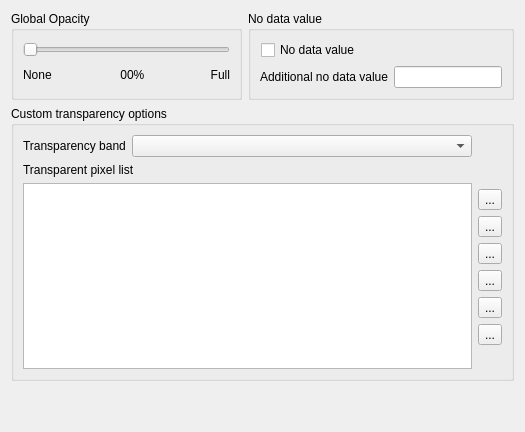
             <widget class="QWidget" name="scrollAreaWidgetContents_3">
              <property name="geometry">
               <rect>
                <x>0</x>
                <y>0</y>
                <width>525</width>
                <height>432</height>
               </rect>
              </property>
              <layout class="QVBoxLayout" name="verticalLayout_8">
               <item>
                <layout class="QHBoxLayout" name="horizontalLayout_4">
                 <item>
                  <widget class="QgsCollapsibleGroupBox" name="gboxGlobalTransp">
                   <property name="title">
                    <string>Global Opacity</string>
                   </property>
                   <property name="syncGroup">
                    <string notr="true">rastertransp</string>
                   </property>
                   <layout class="QGridLayout" name="_3">
                    <item row="0" column="0" colspan="5">
                     <widget class="QSlider" name="sliderOpacity">
                      <property name="sizePolicy">
                       <sizepolicy hsizetype="Expanding" vsizetype="Fixed">
                        <horstretch>0</horstretch>
                        <verstretch>0</verstretch>
                       </sizepolicy>
                      </property>
                      <property name="maximum">
                       <number>100</number>
                      </property>
                      <property name="orientation">
                       <enum>Qt::Horizontal</enum>
                      </property>
                      <property name="tickInterval">
                       <number>25</number>
                      </property>
                     </widget>
                    </item>
                    <item row="1" column="0">
                     <widget class="QLabel" name="textLabel3">
                      <property name="text">
                       <string>None</string>
                      </property>
                     </widget>
                    </item>
                    <item row="1" column="1">
                     <spacer>
                      <property name="orientation">
                       <enum>Qt::Horizontal</enum>
                      </property>
                      <property name="sizeHint" stdset="0">
                       <size>
                        <width>40</width>
                        <height>20</height>
                       </size>
                      </property>
                     </spacer>
                    </item>
                    <item row="1" column="2">
                     <widget class="QLabel" name="lblTransparencyPercent">
                      <property name="sizePolicy">
                       <sizepolicy hsizetype="Fixed" vsizetype="Fixed">
                        <horstretch>0</horstretch>
                        <verstretch>0</verstretch>
                       </sizepolicy>
                      </property>
                      <property name="text">
                       <string> 00%</string>
                      </property>
                     </widget>
                    </item>
                    <item row="1" column="3">
                     <spacer>
                      <property name="orientation">
                       <enum>Qt::Horizontal</enum>
                      </property>
                      <property name="sizeHint" stdset="0">
                       <size>
                        <width>40</width>
                        <height>20</height>
                       </size>
                      </property>
                     </spacer>
                    </item>
                    <item row="1" column="4">
                     <widget class="QLabel" name="textLabel4">
                      <property name="text">
                       <string>&lt;p align=&quot;right&quot;&gt;Full&lt;/p&gt;</string>
                      </property>
                     </widget>
                    </item>
                   </layout>
                  </widget>
                 </item>
                 <item>
                  <widget class="QgsCollapsibleGroupBox" name="gboxNoDataValue">
                   <property name="title">
                    <string>No data value</string>
                   </property>
                   <property name="syncGroup">
                    <string notr="true">rastertransp</string>
                   </property>
                   <layout class="QGridLayout" name="gridLayout_11">
                    <item row="0" column="0">
                     <layout class="QHBoxLayout" name="horizontalLayout_6">
                      <property name="leftMargin">
                       <number>1</number>
                      </property>
                      <item>
                       <widget class="QCheckBox" name="mSrcNoDataValueCheckBox">
                        <property name="toolTip">
                         <string>Use original source no data value.</string>
                        </property>
                        <property name="text">
                         <string>No data value</string>
                        </property>
                       </widget>
                      </item>
                      <item>
                       <widget class="QLabel" name="lblSrcNoDataValue">
                        <property name="sizePolicy">
                         <sizepolicy hsizetype="Expanding" vsizetype="Preferred">
                          <horstretch>0</horstretch>
                          <verstretch>0</verstretch>
                         </sizepolicy>
                        </property>
                        <property name="toolTip">
                         <string>Original data source no data value, if exists.</string>
                        </property>
                        <property name="text">
                         <string>&lt;src no data value&gt;</string>
                        </property>
                       </widget>
                      </item>
                     </layout>
                    </item>
                    <item row="1" column="0">
                     <layout class="QHBoxLayout" name="horizontalLayout_7">
                      <item>
                       <widget class="QLabel" name="lblUserNoDataValueLabel">
                        <property name="toolTip">
                         <string>Additional user defined no data value.</string>
                        </property>
                        <property name="text">
                         <string>Additional no data value</string>
                        </property>
                       </widget>
                      </item>
                      <item>
                       <widget class="QLineEdit" name="leNoDataValue">
                        <property name="toolTip">
                         <string>Additional user defined no data value.</string>
                        </property>
                       </widget>
                      </item>
                     </layout>
                    </item>
                   </layout>
                  </widget>
                 </item>
                </layout>
               </item>
               <item>
                <widget class="QgsCollapsibleGroupBox" name="gboxCustomTransparency">
                 <property name="sizePolicy">
                  <sizepolicy hsizetype="Preferred" vsizetype="Preferred">
                   <horstretch>0</horstretch>
                   <verstretch>5</verstretch>
                  </sizepolicy>
                 </property>
                 <property name="title">
                  <string>Custom transparency options</string>
                 </property>
                 <property name="syncGroup">
                  <string notr="true">rastertransp</string>
                 </property>
                 <layout class="QGridLayout" name="gridLayout_3">
                  <item row="2" column="0">
                   <widget class="QTableWidget" name="tableTransparency">
                    <property name="verticalScrollBarPolicy">
                     <enum>Qt::ScrollBarAsNeeded</enum>
                    </property>
                    <property name="alternatingRowColors">
                     <bool>true</bool>
                    </property>
                    <property name="selectionMode">
                     <enum>QAbstractItemView::SingleSelection</enum>
                    </property>
                    <property name="selectionBehavior">
                     <enum>QAbstractItemView::SelectRows</enum>
                    </property>
                    <property name="showGrid">
                     <bool>false</bool>
                    </property>
                    <property name="rowCount">
                     <number>0</number>
                    </property>
                    <property name="columnCount">
                     <number>0</number>
                    </property>
                    <attribute name="horizontalHeaderStretchLastSection">
                     <bool>true</bool>
                    </attribute>
                   </widget>
                  </item>
                  <item row="0" column="0">
                   <layout class="QHBoxLayout" name="horizontalLayout_8">
                    <item>
                     <widget class="QLabel" name="lblTransparent">
                      <property name="sizePolicy">
                       <sizepolicy hsizetype="Maximum" vsizetype="Preferred">
                        <horstretch>0</horstretch>
                        <verstretch>0</verstretch>
                       </sizepolicy>
                      </property>
                      <property name="text">
                       <string>Transparency band</string>
                      </property>
                     </widget>
                    </item>
                    <item>
                     <widget class="QComboBox" name="cboxTransparencyBand">
                      <property name="enabled">
                       <bool>true</bool>
                      </property>
                      <property name="sizePolicy">
                       <sizepolicy hsizetype="Minimum" vsizetype="Fixed">
                        <horstretch>0</horstretch>
                        <verstretch>0</verstretch>
                       </sizepolicy>
                      </property>
                      <property name="minimumSize">
                       <size>
                        <width>150</width>
                        <height>0</height>
                       </size>
                      </property>
                     </widget>
                    </item>
                   </layout>
                  </item>
                  <item row="2" column="1">
                   <layout class="QVBoxLayout" name="_2">
                    <property name="leftMargin">
                     <number>0</number>
                    </property>
                    <property name="topMargin">
                     <number>6</number>
                    </property>
                    <property name="rightMargin">
                     <number>0</number>
                    </property>
                    <property name="bottomMargin">
                     <number>6</number>
                    </property>
                    <item>
                     <widget class="QToolButton" name="pbnAddValuesManually">
                      <property name="toolTip">
                       <string>Add values manually</string>
                      </property>
                      <property name="text">
                       <string>...</string>
                      </property>
                      <property name="icon">
                       <iconset resource="../../../../QGIS/images/images.qrc">
                        <normaloff>:/images/themes/default/symbologyAdd.svg</normaloff>:/images/themes/default/symbologyAdd.svg</iconset>
                      </property>
                     </widget>
                    </item>
                    <item>
                     <widget class="QToolButton" name="pbnAddValuesFromDisplay">
                      <property name="enabled">
                       <bool>true</bool>
                      </property>
                      <property name="toolTip">
                       <string>Add values from display</string>
                      </property>
                      <property name="text">
                       <string>...</string>
                      </property>
                      <property name="icon">
                       <iconset resource="../../../../QGIS/images/images.qrc">
                        <normaloff>:/images/themes/default/mActionContextHelp.png</normaloff>:/images/themes/default/mActionContextHelp.png</iconset>
                      </property>
                     </widget>
                    </item>
                    <item>
                     <widget class="QToolButton" name="pbnRemoveSelectedRow">
                      <property name="toolTip">
                       <string>Remove selected row</string>
                      </property>
                      <property name="text">
                       <string>...</string>
                      </property>
                      <property name="icon">
                       <iconset resource="../../../../QGIS/images/images.qrc">
                        <normaloff>:/images/themes/default/symbologyRemove.svg</normaloff>:/images/themes/default/symbologyRemove.svg</iconset>
                      </property>
                     </widget>
                    </item>
                    <item>
                     <widget class="QToolButton" name="pbnDefaultValues">
                      <property name="toolTip">
                       <string>Default values</string>
                      </property>
                      <property name="text">
                       <string>...</string>
                      </property>
                      <property name="icon">
                       <iconset resource="../../../../QGIS/images/images.qrc">
                        <normaloff>:/images/themes/default/mActionOpenTable.svg</normaloff>:/images/themes/default/mActionOpenTable.svg</iconset>
                      </property>
                     </widget>
                    </item>
                    <item>
                     <widget class="QToolButton" name="pbnImportTransparentPixelValues">
                      <property name="toolTip">
                       <string>Import from file</string>
                      </property>
                      <property name="text">
                       <string>...</string>
                      </property>
                      <property name="icon">
                       <iconset resource="../../../../QGIS/images/images.qrc">
                        <normaloff>:/images/themes/default/mActionFileOpen.svg</normaloff>:/images/themes/default/mActionFileOpen.svg</iconset>
                      </property>
                     </widget>
                    </item>
                    <item>
                     <widget class="QToolButton" name="pbnExportTransparentPixelValues">
                      <property name="toolTip">
                       <string>Export to file</string>
                      </property>
                      <property name="text">
                       <string>...</string>
                      </property>
                      <property name="icon">
                       <iconset resource="../../../../QGIS/images/images.qrc">
                        <normaloff>:/images/themes/default/mActionFileSave.svg</normaloff>:/images/themes/default/mActionFileSave.svg</iconset>
                      </property>
                     </widget>
                    </item>
                    <item>
                     <spacer name="verticalSpacer_3">
                      <property name="orientation">
                       <enum>Qt::Vertical</enum>
                      </property>
                      <property name="sizeHint" stdset="0">
                       <size>
                        <width>20</width>
                        <height>40</height>
                       </size>
                      </property>
                     </spacer>
                    </item>
                   </layout>
                  </item>
                  <item row="1" column="0">
                   <widget class="QLabel" name="label_6">
                    <property name="text">
                     <string>Transparent pixel list</string>
                    </property>
                   </widget>
                  </item>
                 </layout>
                </widget>
               </item>
               <item>
                <spacer name="verticalSpacer_4">
                 <property name="orientation">
                  <enum>Qt::Vertical</enum>
                 </property>
                 <property name="sizeHint" stdset="0">
                  <size>
                   <width>20</width>
                   <height>40</height>
                  </size>
                 </property>
                </spacer>
               </item>
              </layout>
             </widget>
